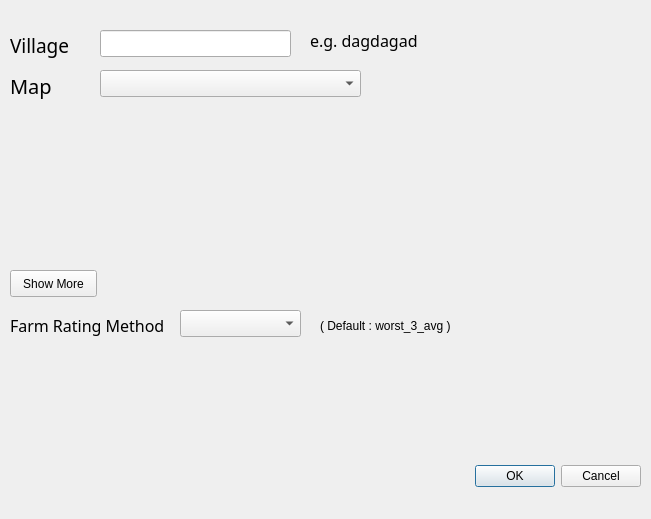
<?xml version="1.0" encoding="UTF-8"?>
<ui version="4.0">
 <class>moverDialogBase</class>
 <widget class="QDialog" name="moverDialogBase">
  <property name="geometry">
   <rect>
    <x>0</x>
    <y>0</y>
    <width>651</width>
    <height>519</height>
   </rect>
  </property>
  <property name="windowTitle">
   <string>mover</string>
  </property>
  <widget class="QDialogButtonBox" name="ok_button">
   <property name="geometry">
    <rect>
     <x>300</x>
     <y>460</y>
     <width>341</width>
     <height>32</height>
    </rect>
   </property>
   <property name="orientation">
    <enum>Qt::Horizontal</enum>
   </property>
   <property name="standardButtons">
    <set>QDialogButtonBox::Cancel|QDialogButtonBox::Ok</set>
   </property>
  </widget>
  <widget class="QPushButton" name="showButton">
   <property name="geometry">
    <rect>
     <x>10</x>
     <y>270</y>
     <width>87</width>
     <height>27</height>
    </rect>
   </property>
   <property name="text">
    <string>Show More</string>
   </property>
  </widget>
  <widget class="QLabel" name="ratingLabel">
   <property name="geometry">
    <rect>
     <x>10</x>
     <y>310</y>
     <width>171</width>
     <height>31</height>
    </rect>
   </property>
   <property name="font">
    <font>
     <family>Droid Sans Fallback</family>
     <pointsize>12</pointsize>
    </font>
   </property>
   <property name="text">
    <string>Farm Rating Method</string>
   </property>
  </widget>
  <widget class="QComboBox" name="ratingCombo">
   <property name="geometry">
    <rect>
     <x>180</x>
     <y>310</y>
     <width>121</width>
     <height>27</height>
    </rect>
   </property>
  </widget>
  <widget class="QLabel" name="defaultLabel">
   <property name="geometry">
    <rect>
     <x>320</x>
     <y>310</y>
     <width>281</width>
     <height>31</height>
    </rect>
   </property>
   <property name="text">
    <string>( Default : worst_3_avg )</string>
   </property>
  </widget>
  <widget class="QLabel" name="label_2">
   <property name="geometry">
    <rect>
     <x>10</x>
     <y>70</y>
     <width>81</width>
     <height>31</height>
    </rect>
   </property>
   <property name="font">
    <font>
     <family>Droid Sans Fallback</family>
     <pointsize>15</pointsize>
    </font>
   </property>
   <property name="text">
    <string>Map</string>
   </property>
  </widget>
  <widget class="QComboBox" name="mapCombo">
   <property name="geometry">
    <rect>
     <x>100</x>
     <y>70</y>
     <width>261</width>
     <height>27</height>
    </rect>
   </property>
  </widget>
  <widget class="QLabel" name="villageLabel">
   <property name="geometry">
    <rect>
     <x>10</x>
     <y>30</y>
     <width>81</width>
     <height>31</height>
    </rect>
   </property>
   <property name="font">
    <font>
     <family>Droid Sans Fallback</family>
     <pointsize>14</pointsize>
    </font>
   </property>
   <property name="text">
    <string>Village</string>
   </property>
  </widget>
  <widget class="QLineEdit" name="village_in">
   <property name="geometry">
    <rect>
     <x>100</x>
     <y>30</y>
     <width>191</width>
     <height>27</height>
    </rect>
   </property>
  </widget>
  <widget class="QLabel" name="label">
   <property name="geometry">
    <rect>
     <x>310</x>
     <y>30</y>
     <width>131</width>
     <height>21</height>
    </rect>
   </property>
   <property name="font">
    <font>
     <family>Droid Sans Fallback</family>
     <pointsize>12</pointsize>
    </font>
   </property>
   <property name="text">
    <string>e.g. dagdagad</string>
   </property>
  </widget>
 </widget>
 <resources/>
 <connections>
  <connection>
   <sender>ok_button</sender>
   <signal>accepted()</signal>
   <receiver>moverDialogBase</receiver>
   <slot>accept()</slot>
   <hints>
    <hint type="sourcelabel">
     <x>20</x>
     <y>20</y>
    </hint>
    <hint type="destinationlabel">
     <x>20</x>
     <y>20</y>
    </hint>
   </hints>
  </connection>
  <connection>
   <sender>ok_button</sender>
   <signal>rejected()</signal>
   <receiver>moverDialogBase</receiver>
   <slot>reject()</slot>
   <hints>
    <hint type="sourcelabel">
     <x>20</x>
     <y>20</y>
    </hint>
    <hint type="destinationlabel">
     <x>20</x>
     <y>20</y>
    </hint>
   </hints>
  </connection>
 </connections>
</ui>
